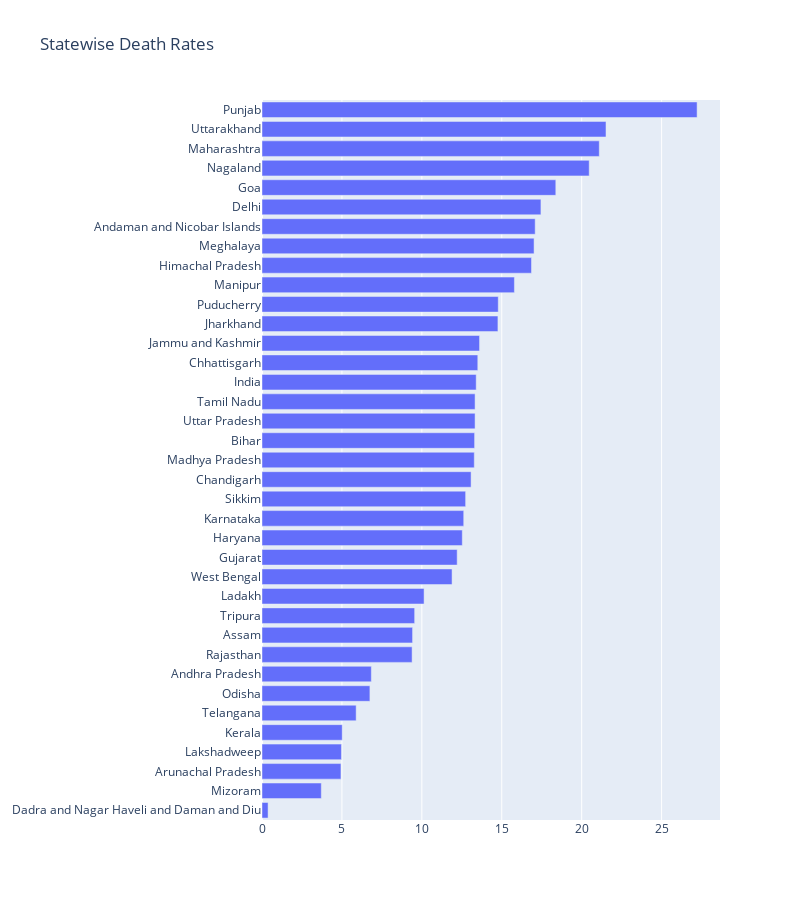

Write notebook code for a chart like this one.
### Code cell
data = [go.Bar(x =x['Death Rate'],y =x['State'] ,orientation="h")]
fig = go.Figure(data=data,layout=go.Layout(height=900, width=800,title=go.layout.Title(text="Statewise Death Rates")))
fig.show()

### Figure 1 — Plotly figure (JSON) as saved in the notebook; plotly's stock layout.template omitted (floating-point values rounded to 4 significant figures)
{"data": [{"orientation": "h", "type": "bar", "x": [0.38, 3.71, 4.94, 4.97, 5.02, 5.89, 6.75, 6.84, 9.39, 9.42, 9.55, 10.14, 11.89, 12.21, 12.53, 12.62, 12.74, 13.08, 13.28, 13.3, 13.33, 13.33, 13.4, 13.5, 13.61, 14.76, 14.78, 15.79, 16.86, 17.02, 17.09, 17.45, 18.38, 20.47, 21.1, 21.52, 27.22], "y": ["Dadra and Nagar Haveli and Daman and Diu", "Mizoram", "Arunachal Pradesh", "Lakshadweep", "Kerala", "Telangana", "Odisha", "Andhra Pradesh", "Rajasthan", "Assam", "Tripura", "Ladakh", "West Bengal", "Gujarat", "Haryana", "Karnataka", "Sikkim", "Chandigarh", "Madhya Pradesh", "Bihar", "Uttar Pradesh", "Tamil Nadu", "India", "Chhattisgarh", "Jammu and Kashmir", "Jharkhand", "Puducherry", "Manipur", "Himachal Pradesh", "Meghalaya", "Andaman and Nicobar Islands", "Delhi", "Goa", "Nagaland", "Maharashtra", "Uttarakhand", "Punjab"]}], "layout": {"height": 900, "title": {"text": "Statewise Death Rates"}, "width": 800}}
